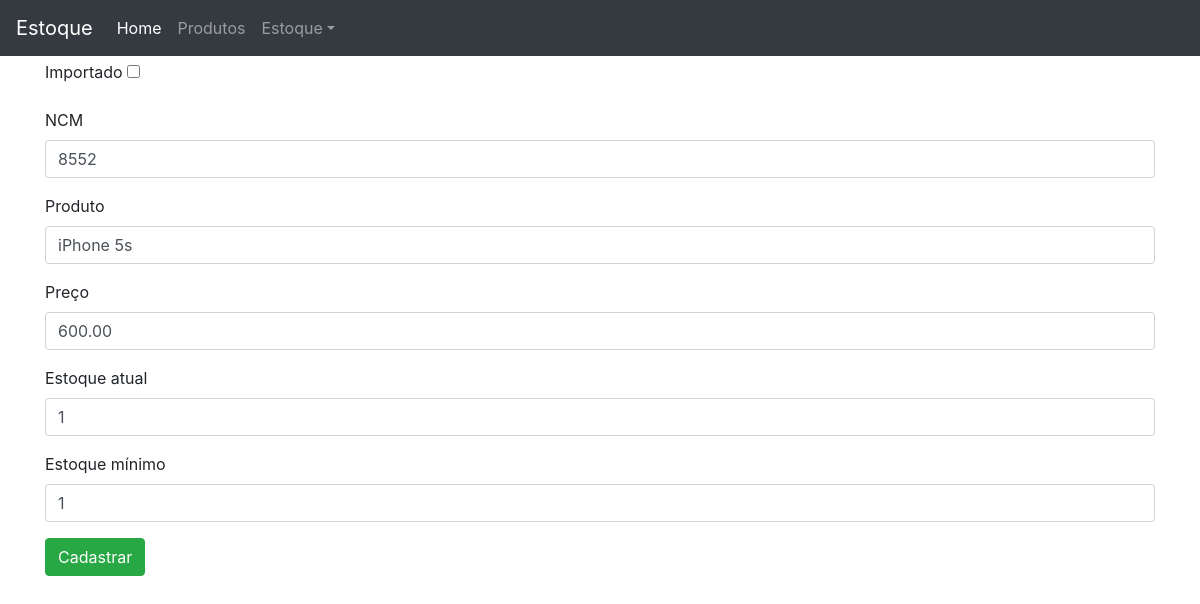
Before: /produto/34/edit with the older database file.
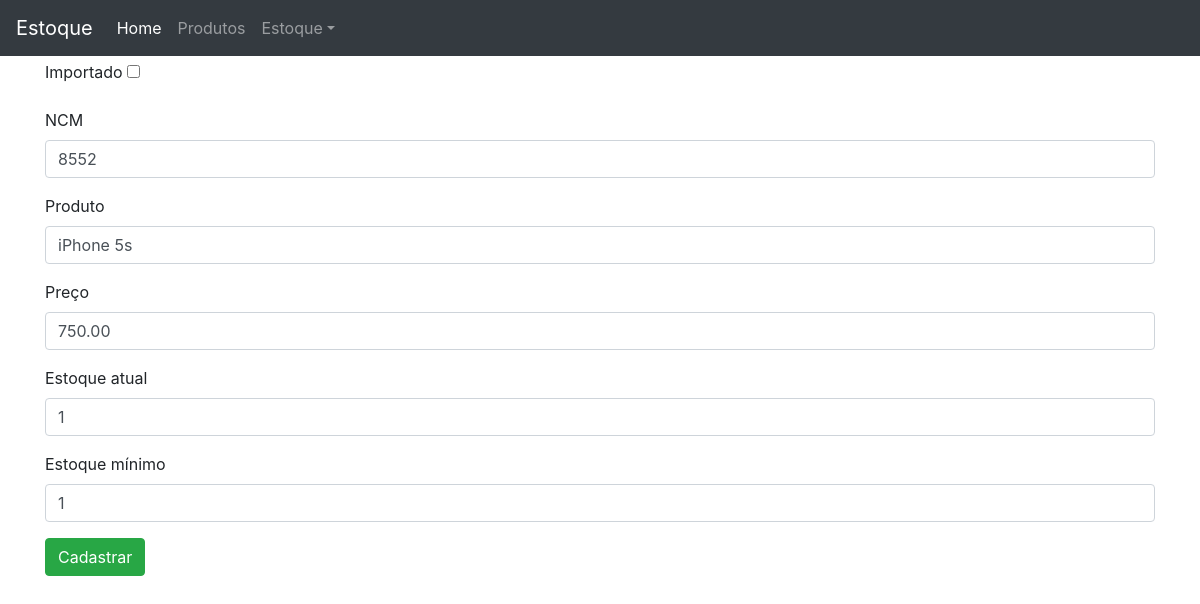
After: the same page with the newer database file.
### produto/models.py (models this page shows, shortened)
class Produto(models.Model):
    importado = models.BooleanField(default=False)
    ncm = models.CharField('NCM', max_length=8)
    produto = models.CharField(max_length=100, unique=True)
    preco = models.DecimalField('preço', max_digits=7, decimal_places=2)
    estoque = models.IntegerField('estoque atual')
    estoque_minimo = models.PositiveIntegerField('estoque mínimo', default=0)
    class Meta:
        ordering = ('-produto',)

### produto/views.py (the view)
# urls.py: path('<int:pk>/edit', v.ProdutoUpdate.as_view(), name='url_produto_edit'),
class ProdutoUpdate(UpdateView):
    model = Produto
    template_name = 'produto/produto_form.html'
    form_class = ProdutoForm

### produto/forms.py
class ProdutoForm(forms.ModelForm):
    class Meta:
        model = Produto
        fields = '__all__'

### produto/templates/produto/produto_form.html (shortened to what this page needs)
{% extends 'base.html' %}
{% load widget_tweaks %}
{% block content %}
<form method="POST" novalidate>
    {% for field in form.visible_fields %}
        <div class="form-group{% if field.errors %} has-error {% endif %}">
            <label for="{{ field.id_for_label }}">
                {% if field.fielf.required %}
                    <span class="required">{{ field.label }}</span>
                {% else %}
                    {{ field.label }}
                {% endif %}
            </label>
            {% render_field field class="form-control" %}
        </div>
    {% endfor %}
    <button type="submit" class="btn btn-success">Cadastrar</button>
</form>
{% endblock content %}

Changed rows visible on the page:
changed Produto "iPhone 5s": preco "600.00" → "750.00"
